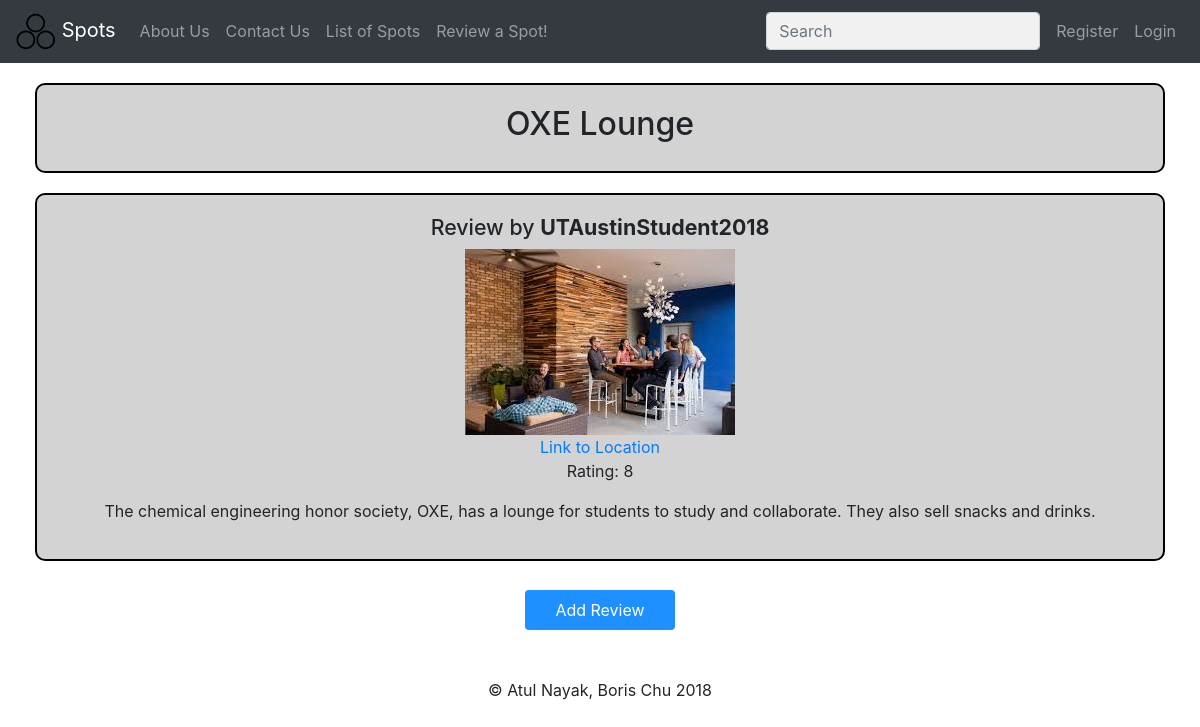
The app's page /spot.php?spot=OXE Lounge with its own data.
### tables this page shows
CREATE TABLE `spots` (
  `username` varchar(100) DEFAULT NULL,
  `spot` varchar(100) DEFAULT NULL,
  `location` varchar(200) DEFAULT NULL,
  `image` varchar(200) DEFAULT NULL,
  `rating` int(2) DEFAULT NULL,
  `review` varchar(500) DEFAULT NULL,
  `time` bigint(20) DEFAULT NULL
);

### connectDB.php (called while the page is built, shortened)
<?php
	$table = "spots";
?>

### spot.php (the view, shortened to what this page needs)
<!DOCTYPE html>
<html lang="en">
<head>
  <link rel="stylesheet" href="https://maxcdn.bootstrapcdn.com/bootstrap/4.1.3/css/bootstrap.min.css">
  <link rel="stylesheet" type="text/css" href="./css/styles.css">
</head>
<body>
<nav class="navbar navbar-expand-sm bg-dark navbar-dark sticky-top">
  <a class="navbar-brand" href="home.php">
    <img src="./img/logo2.png" alt="Logo" style="width:40px;">
    Spots
  </a>
  <div class="collapse navbar-collapse" id="collapsibleNavbar">
    <ul class="navbar-nav">
      <li class="nav-item">
        <a class="nav-link" href="about_us.php">About Us</a>
      </li>
      <li class="nav-item">
        <a class="nav-link" href="contact.php">Contact Us</a>
      </li>
      <li class="nav-item">
        <a class="nav-link" href="listSpots.php">List of Spots</a>
      </li>
      <li class="nav-item">
        <a class="nav-link" href="addSpot.php">Review a Spot!</a>
      </li>
    </ul>
  </div>
<?php include 'navBar.php';?>
</nav>
<div class="container-fluid">
<?php
  include 'connectDB.php';
  $spot = str_replace('$20', ' ', $_SESSION["spot"]);
  $qry = "SELECT * FROM $table WHERE spot = '$spot' ORDER BY time DESC";
  $result = mysqli_query($connect, $qry);
  while ($row = $result->fetch_row()) {
    $spotBlock = $spotBlock.
    "<div id=\"spotsReview\" class=\"spotImage\">
      <div class=\"row\">
        <div class=\"col-sm-12\">
          <h2>Review by <b>".$row[0]."</b></h2>
        </div>";
    if ($row[3] && exif_imagetype($row[3])) {
      $spotBlock = $spotBlock.
      "<div class=\"embed-responsive\">
        <img src=".$row[3]." type=\"image\">
      </div>";
    }
    if ($row[2]) {
      $spotBlock = $spotBlock.
      "<div id=\"location\" class=\"col-sm-12\">
          <a target=\"blank\" href=".$row[2].">Link to Location</a>
      </div>";
    }
    $spotBlock = $spotBlock.
    "<div id=\"rating\" class=\"col-sm-12\">
      <p>Rating: ".$row[4]."</p>
    </div>";
    if($row[5]) {
      $spotBlock = $spotBlock.
      "<div id=\"description\" class=\"col-sm-12\">
        <p>".$row[5]."</p>
      </div>";
    }
    $spotBlock = $spotBlock."</div></div>";
  }
  print <<<TOP
    <div id="viewSpot" class="row">
      <div class="col-sm-12">
        <h1 class="spotTitle">$spot</h1>
      </div>
    </div>
TOP;
  print($spotBlock);
  print <<<BOTTOM
    </div>
BOTTOM;
?>
<?php
  print <<<ADD
    <br>
    <input type="button" value="Add Review" name="addReview" onclick="location.href='./addSpot.php?spot=$spot'">
ADD;
?>
</body>
<br><br>
<div id="footer">
  <p> &copy; Atul Nayak, Boris Chu 2018 </p>
</div>
</html>

### css/styles.css (style rules this page uses)
h2 { font-size: 16pt; }
.spotTitle { font-size: 24pt; text-align: center; }
.spotImage, .spotReview { text-align: center; }
#spotsReview img { max-width:500px; max-height:200px; width: auto; height: auto; text-align: center; }
#featured, #recent, #popular, #trending, #header, #about_us, #contact_us, #regForm, #viewSpot, #spotsReview { background-color: lightgray; padding: 20px; }
#featured, #recent, #popular, #trending, #about_us, #contact_us, #regForm, #viewSpot, #spotsReview { border: 2px solid black; border-radius: 10px; margin: 20px; margin-bottom: 0px; }
#footer { text-align: center; }
input { border: 1px solid transparent; background-color: #f1f1f1; padding: 10px; font-size: 16px; }
input[type=button] { width: 150px; background-color: DodgerBlue; color: #fff; padding: 8px; margin-top: 5px; border: none; border-radius: 4px; cursor: pointer; margin-left: auto; margin-right: auto; display: block; text-align: center; }

### records on screen
spots: username "UTAustinStudent2018", image (picture), rating "8", review "The chemical engineering honor society, OXE, has a lounge for students to study and collaborate. They also sell snacks and drinks."

### other values on screen
$spot "OXE Lounge"
